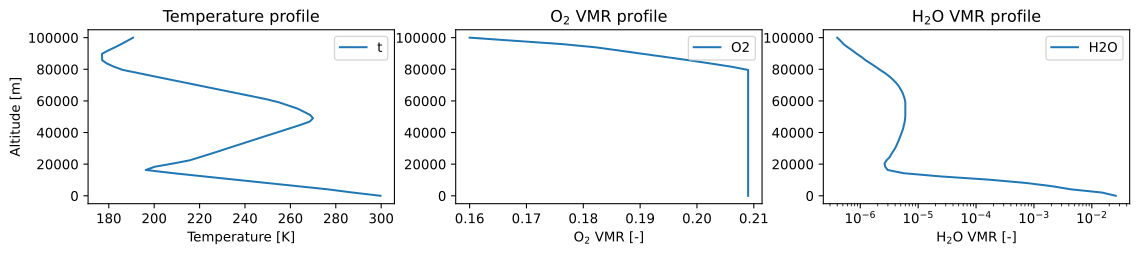

The Python source for this figure:
import matplotlib.pyplot as plt
import numpy as np
import pyarts

atm_field = pyarts.arts.AtmField(toa=100e3)
atm_field["t"] = pyarts.arts.GriddedField3.fromxml("planets/Earth/afgl/tropical/t.xml")
atm_field["O2"] = pyarts.arts.GriddedField3.fromxml("planets/Earth/afgl/tropical/O2.xml")
atm_field["H2O"] = pyarts.arts.GriddedField3.fromxml("planets/Earth/afgl/tropical/H2O.xml")

fig = plt.figure(figsize=(14, 8))
fig, subs = pyarts.plots.AtmField.plot(atm_field, alts=np.linspace(0, 100e3), fig=fig, keys=["t", "O2", "H2O"])
subs[0].set_title("Temperature profile")
subs[1].set_title("O$_2$ VMR profile")
subs[2].set_title("H$_2$O VMR profile")
subs[0].set_ylabel("Altitude [m]")
subs[0].set_xlabel("Temperature [K]")
subs[1].set_xlabel("O$_2$ VMR [-]")
subs[2].set_xlabel("H$_2$O VMR [-]")
subs[2].set_xscale("log")
plt.show()
